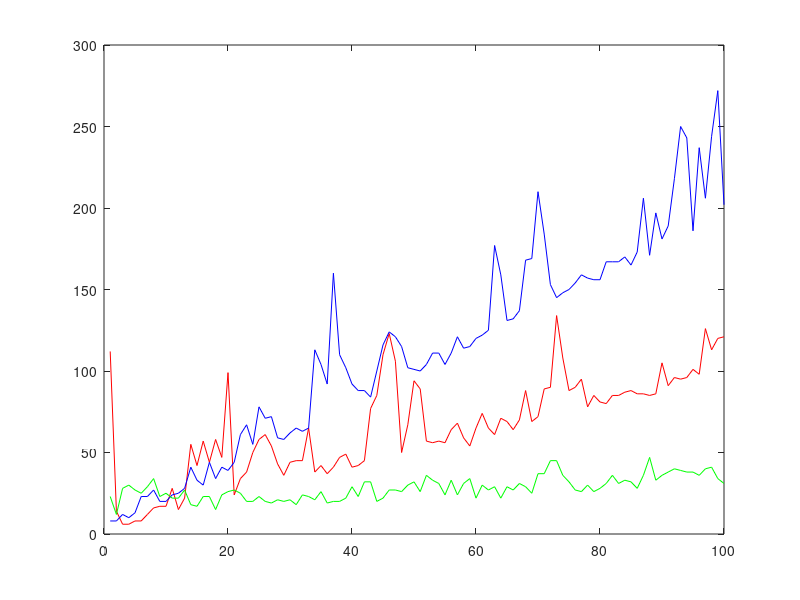

Source code (MATLAB):
x = 1:100;
val = [9558,37817,17508,349,290,342,125,54,50,38,31,31,26,39,22,26,24,23,34,26,26,23,36,28,27,31,28,29,26,39,30,29,27,33,30,33,27,26,28,30,30,30,27,27,30,25,23,24,31,26,49,30,37,32,32,25,21,29,21,29,23,29,42,28,30,22,27,25,28,37,37,26,32,34,34,31,30,23,27,31,26,27,34,30,30,26,29,35,36,23,31,33,27,25,29,27,23,31,29,29];
pol = [12985,1539,6005,3860,69,1207,145,26709,232,60,139,22,25,29,29,31,23,31,28,34,36,37,24,35,22,31,24,22,24,26,29,25,24,29,28,32,28,30,26,30,38,36,25,34,41,27,34,23,24,29,25,28,27,26,32,23,26,28,28,29,35,24,35,31,23,30,31,21,30,26,33,28,29,23,35,27,39,27,33,28,29,30,34,23,23,36,28,26,27,23,27,28,25,28,38,30,25,23,24,28];
q = [906,200,383,423,67,218,114,130,289,435,261,83,49,256,277,111,65,67,41,73,86,76,119,54,36,190,31,155,40,61,41,44,153,147,28,59,26,246,81,34,29,122,85,42,71,47,53,56,39,89,105,302,31,77,32,61,47,92,47,57,53,173,69,26,48,125,166,44,42,206,48,110,23,45,48,67,34,45,41,111,31,151,56,44,104,59,82,26,41,39,58,50,70,43,115,225,44,115,59,37];

% plot(x,val,'-r', x,pol,'-b', x,q,'-g')

val = [112,14,6,6,8,8,12,16,17,17,28,15,22,55,42,57,44,58,47,99,24,34,38,50,58,61,54,43,36,44,45,45,65,38,42,37,41,47,49,41,42,45,77,85,110,123,106,50,67,94,89,57,56,57,56,64,68,59,54,65,74,65,61,71,69,64,70,88,69,72,89,90,134,108,88,90,95,78,85,81,80,85,85,87,88,86,86,85,86,105,91,96,95,96,101,98,126,113,120,121];
pol = [8,8,12,10,13,23,23,27,20,20,24,25,28,41,33,30,44,34,41,39,44,61,67,55,78,71,72,59,58,62,65,63,65,113,104,92,160,110,102,92,88,88,84,100,116,124,121,115,102,101,100,104,111,111,104,111,121,114,115,120,122,125,177,159,131,132,137,168,169,210,184,153,145,148,150,154,159,157,156,156,167,167,167,170,165,173,206,171,197,181,189,218,250,243,186,237,206,244,272,202];
q = [23,12,28,30,27,25,29,34,23,25,22,22,27,18,17,23,23,15,24,26,27,25,20,20,23,20,19,21,20,21,18,24,23,21,26,19,20,20,22,29,23,32,32,20,22,27,27,26,30,32,26,36,33,31,24,33,24,31,34,22,30,27,29,22,29,27,31,29,25,37,37,45,45,36,32,27,26,30,26,28,31,36,31,33,32,28,36,47,33,36,38,40,39,38,38,36,40,41,34,31];

plot(x,val,'-r', x,pol,'-b', x,q,'-g')